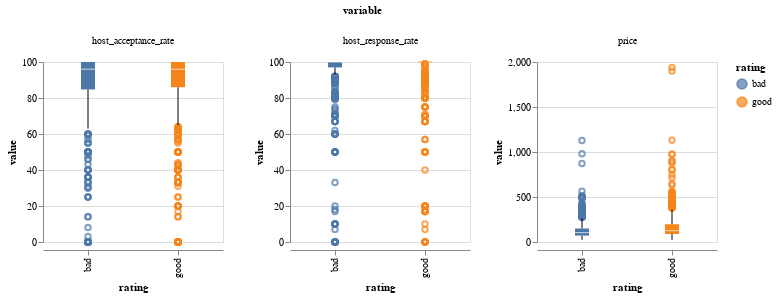

Notebook code for this chart:
### Code cell
alt.Chart(numeric_features).mark_boxplot().encode(
    x='rating:N',
    y='value:Q',
    color='rating:N',
    column='variable:N',
).resolve_scale(
    y='independent'
).properties(
    width=180,
    height=180
).interactive()

### Figure 1 — Vega-Lite specification as saved in the notebook (floating-point values rounded to 4 significant figures; data arrays with more than 128 entries replaced by an {"elided": "..."} marker saying what was removed)
{"config": {"view": {"continuousWidth": 400, "continuousHeight": 300}}, "data": {"name": "data-d411ffac7ff97c8d011aee919933520d"}, "mark": "boxplot", "encoding": {"color": {"type": "nominal", "field": "rating"}, "column": {"type": "nominal", "field": "variable"}, "x": {"type": "nominal", "field": "rating"}, "y": {"type": "quantitative", "field": "value"}}, "height": 180, "resolve": {"scale": {"y": "independent"}}, "selection": {"selector001": {"type": "interval", "bind": "scales", "encodings": ["x", "y"]}}, "width": 180, "$schema": "https://vega.github.io/schema/vega-lite/v4.8.1.json", "datasets": {"data-d411ffac7ff97c8d011aee919933520d": {"elided": "4884 records"}}}
